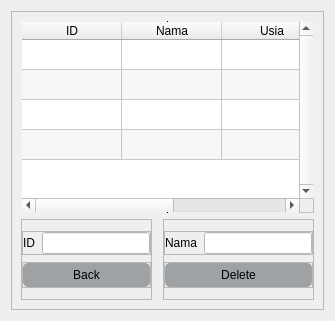
         <widget class="QWidget" name="database_page">
          <property name="styleSheet">
           <string notr="true">#frame_database_menu
{
	border-radius: 10px;
	/*background-color: qlineargradient(spread:pad, x1:0, y1:0, x2:1, y2:0, stop:0 rgba(50, 150,200, 235), stop:1 rgba(235, 255, 255, 155));*/
}

#edit_database_id
{
	background-color: white;
}

#edit_database_nama
{
	background-color: white;
}

#frame_button_back QPushButton{
padding: 5px;
border-radius: 5px;
background-color: rgba(33, 43, 51, 100);
}
#frame_button_back QPushButton:hover
{
border-radius: 10px;
background-color: rgb(120, 157, 186);
}

#frame_button_delete QPushButton{
padding: 5px;
border-radius: 5px;
background-color: rgba(33, 43, 51, 100);
}
#frame_button_delete QPushButton:hover
{
border-radius: 10px;
background-color: rgb(120, 157, 186);
}
</string>
          </property>
          <layout class="QHBoxLayout" name="horizontalLayout_14">
           <item>
            <widget class="QFrame" name="frame_table">
             <property name="frameShape">
              <enum>QFrame::StyledPanel</enum>
             </property>
             <property name="frameShadow">
              <enum>QFrame::Raised</enum>
             </property>
             <layout class="QVBoxLayout" name="verticalLayout_3">
              <item>
               <widget class="QTableWidget" name="table_database_data">
                <property name="frameShape">
                 <enum>QFrame::VLine</enum>
                </property>
                <property name="frameShadow">
                 <enum>QFrame::Plain</enum>
                </property>
                <property name="verticalScrollBarPolicy">
                 <enum>Qt::ScrollBarAlwaysOn</enum>
                </property>
                <property name="horizontalScrollBarPolicy">
                 <enum>Qt::ScrollBarAsNeeded</enum>
                </property>
                <property name="sizeAdjustPolicy">
                 <enum>QAbstractScrollArea::AdjustIgnored</enum>
                </property>
                <property name="autoScroll">
                 <bool>true</bool>
                </property>
                <property name="editTriggers">
                 <set>QAbstractItemView::NoEditTriggers</set>
                </property>
                <property name="alternatingRowColors">
                 <bool>true</bool>
                </property>
                <property name="selectionBehavior">
                 <enum>QAbstractItemView::SelectRows</enum>
                </property>
                <property name="textElideMode">
                 <enum>Qt::ElideLeft</enum>
                </property>
                <property name="verticalScrollMode">
                 <enum>QAbstractItemView::ScrollPerPixel</enum>
                </property>
                <property name="horizontalScrollMode">
                 <enum>QAbstractItemView::ScrollPerPixel</enum>
                </property>
                <property name="sortingEnabled">
                 <bool>true</bool>
                </property>
                <property name="rowCount">
                 <number>4</number>
                </property>
                <attribute name="horizontalHeaderCascadingSectionResizes">
                 <bool>false</bool>
                </attribute>
                <attribute name="horizontalHeaderMinimumSectionSize">
                 <number>39</number>
                </attribute>
                <attribute name="horizontalHeaderShowSortIndicator" stdset="0">
                 <bool>true</bool>
                </attribute>
                <attribute name="horizontalHeaderStretchLastSection">
                 <bool>true</bool>
                </attribute>
                <attribute name="verticalHeaderVisible">
                 <bool>false</bool>
                </attribute>
                <attribute name="verticalHeaderCascadingSectionResizes">
                 <bool>false</bool>
                </attribute>
                <attribute name="verticalHeaderShowSortIndicator" stdset="0">
                 <bool>false</bool>
                </attribute>
                <row/>
                <row/>
                <row/>
                <row/>
                <column>
                 <property name="text">
                  <string>ID</string>
                 </property>
                 <property name="textAlignment">
                  <set>AlignCenter</set>
                 </property>
                </column>
                <column>
                 <property name="text">
                  <string>Nama</string>
                 </property>
                </column>
                <column>
                 <property name="text">
                  <string>Usia</string>
                 </property>
                </column>
                <column>
                 <property name="text">
                  <string>Jenis Kelamin</string>
                 </property>
                </column>
                <column>
                 <property name="text">
                  <string/>
                 </property>
                </column>
               </widget>
              </item>
              <item alignment="Qt::AlignLeft">
               <widget class="QFrame" name="frame_database_menu">
                <property name="minimumSize">
                 <size>
                  <width>0</width>
                  <height>50</height>
                 </size>
                </property>
                <property name="maximumSize">
                 <size>
                  <width>16777215</width>
                  <height>150</height>
                 </size>
                </property>
                <property name="frameShape">
                 <enum>QFrame::StyledPanel</enum>
                </property>
                <property name="frameShadow">
                 <enum>QFrame::Raised</enum>
                </property>
                <layout class="QHBoxLayout" name="horizontalLayout_15">
                 <property name="spacing">
                  <number>11</number>
                 </property>
                 <property name="leftMargin">
                  <number>0</number>
                 </property>
                 <property name="topMargin">
                  <number>0</number>
                 </property>
                 <property name="rightMargin">
                  <number>0</number>
                 </property>
                 <property name="bottomMargin">
                  <number>0</number>
                 </property>
                 <item>
                  <widget class="QFrame" name="frame_database_left">
                   <property name="maximumSize">
                    <size>
                     <width>250</width>
                     <height>16777215</height>
                    </size>
                   </property>
                   <property name="frameShape">
                    <enum>QFrame::StyledPanel</enum>
                   </property>
                   <property name="frameShadow">
                    <enum>QFrame::Raised</enum>
                   </property>
                   <layout class="QVBoxLayout" name="verticalLayout_6">
                    <property name="spacing">
                     <number>7</number>
                    </property>
                    <property name="leftMargin">
                     <number>0</number>
                    </property>
                    <property name="topMargin">
                     <number>11</number>
                    </property>
                    <property name="rightMargin">
                     <number>0</number>
                    </property>
                    <property name="bottomMargin">
                     <number>11</number>
                    </property>
                    <item>
                     <widget class="QFrame" name="frame_database_id">
                      <property name="minimumSize">
                       <size>
                        <width>0</width>
                        <height>10</height>
                       </size>
                      </property>
                      <property name="frameShape">
                       <enum>QFrame::StyledPanel</enum>
                      </property>
                      <property name="frameShadow">
                       <enum>QFrame::Raised</enum>
                      </property>
                      <layout class="QHBoxLayout" name="horizontalLayout_16">
                       <property name="spacing">
                        <number>7</number>
                       </property>
                       <property name="leftMargin">
                        <number>0</number>
                       </property>
                       <property name="topMargin">
                        <number>0</number>
                       </property>
                       <property name="rightMargin">
                        <number>0</number>
                       </property>
                       <property name="bottomMargin">
                        <number>0</number>
                       </property>
                       <item>
                        <widget class="QLabel" name="label_database_id">
                         <property name="text">
                          <string>ID</string>
                         </property>
                        </widget>
                       </item>
                       <item>
                        <widget class="QLineEdit" name="edit_database_id">
                         <property name="maximumSize">
                          <size>
                           <width>200</width>
                           <height>16777215</height>
                          </size>
                         </property>
                        </widget>
                       </item>
                      </layout>
                     </widget>
                    </item>
                    <item>
                     <widget class="QFrame" name="frame_button_back">
                      <property name="frameShape">
                       <enum>QFrame::StyledPanel</enum>
                      </property>
                      <property name="frameShadow">
                       <enum>QFrame::Raised</enum>
                      </property>
                      <layout class="QHBoxLayout" name="horizontalLayout_17">
                       <property name="spacing">
                        <number>0</number>
                       </property>
                       <property name="leftMargin">
                        <number>0</number>
                       </property>
                       <property name="topMargin">
                        <number>0</number>
                       </property>
                       <property name="rightMargin">
                        <number>0</number>
                       </property>
                       <property name="bottomMargin">
                        <number>0</number>
                       </property>
                       <item>
                        <widget class="QPushButton" name="button_database_back">
                         <property name="maximumSize">
                          <size>
                           <width>16777215</width>
                           <height>16777215</height>
                          </size>
                         </property>
                         <property name="text">
                          <string>Back</string>
                         </property>
                        </widget>
                       </item>
                      </layout>
                     </widget>
                    </item>
                   </layout>
                  </widget>
                 </item>
                 <item>
                  <widget class="QFrame" name="frame_database_right">
                   <property name="maximumSize">
                    <size>
                     <width>250</width>
                     <height>16777215</height>
                    </size>
                   </property>
                   <property name="frameShape">
                    <enum>QFrame::StyledPanel</enum>
                   </property>
                   <property name="frameShadow">
                    <enum>QFrame::Raised</enum>
                   </property>
                   <layout class="QVBoxLayout" name="verticalLayout_8">
                    <property name="spacing">
                     <number>7</number>
                    </property>
                    <property name="leftMargin">
                     <number>0</number>
                    </property>
                    <property name="topMargin">
                     <number>11</number>
                    </property>
                    <property name="rightMargin">
                     <number>0</number>
                    </property>
                    <property name="bottomMargin">
                     <number>11</number>
                    </property>
                    <item>
                     <widget class="QFrame" name="frame_database_nama">
                      <property name="frameShape">
                       <enum>QFrame::StyledPanel</enum>
                      </property>
                      <property name="frameShadow">
                       <enum>QFrame::Raised</enum>
                      </property>
                      <layout class="QHBoxLayout" name="horizontalLayout_18">
                       <property name="spacing">
                        <number>7</number>
                       </property>
                       <property name="leftMargin">
                        <number>0</number>
                       </property>
                       <property name="topMargin">
                        <number>0</number>
                       </property>
                       <property name="rightMargin">
                        <number>0</number>
                       </property>
                       <property name="bottomMargin">
                        <number>0</number>
                       </property>
                       <item>
                        <widget class="QLabel" name="label_database_nama">
                         <property name="maximumSize">
                          <size>
                           <width>16777215</width>
                           <height>16777215</height>
                          </size>
                         </property>
                         <property name="text">
                          <string>Nama</string>
                         </property>
                        </widget>
                       </item>
                       <item>
                        <widget class="QLineEdit" name="edit_database_nama">
                         <property name="maximumSize">
                          <size>
                           <width>200</width>
                           <height>16777215</height>
                          </size>
                         </property>
                        </widget>
                       </item>
                      </layout>
                     </widget>
                    </item>
                    <item>
                     <widget class="QFrame" name="frame_button_delete">
                      <property name="frameShape">
                       <enum>QFrame::StyledPanel</enum>
                      </property>
                      <property name="frameShadow">
                       <enum>QFrame::Raised</enum>
                      </property>
                      <layout class="QHBoxLayout" name="horizontalLayout_19">
                       <property name="spacing">
                        <number>0</number>
                       </property>
                       <property name="leftMargin">
                        <number>0</number>
                       </property>
                       <property name="topMargin">
                        <number>0</number>
                       </property>
                       <property name="rightMargin">
                        <number>0</number>
                       </property>
                       <property name="bottomMargin">
                        <number>0</number>
                       </property>
                       <item>
                        <widget class="QPushButton" name="button_database_delete">
                         <property name="maximumSize">
                          <size>
                           <width>16777215</width>
                           <height>16777215</height>
                          </size>
                         </property>
                         <property name="text">
                          <string>Delete</string>
                         </property>
                        </widget>
                       </item>
                      </layout>
                     </widget>
                    </item>
                   </layout>
                  </widget>
                 </item>
                </layout>
               </widget>
              </item>
             </layout>
            </widget>
           </item>
          </layout>
         </widget>
